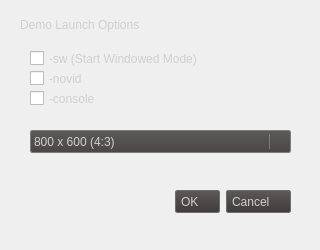
<?xml version="1.0" encoding="UTF-8"?>
<ui version="4.0">
 <class>DemoOptions</class>
 <widget class="QDialog" name="DemoOptions">
  <property name="windowModality">
   <enum>Qt::ApplicationModal</enum>
  </property>
  <property name="geometry">
   <rect>
    <x>0</x>
    <y>0</y>
    <width>320</width>
    <height>250</height>
   </rect>
  </property>
  <property name="minimumSize">
   <size>
    <width>320</width>
    <height>250</height>
   </size>
  </property>
  <property name="maximumSize">
   <size>
    <width>320</width>
    <height>250</height>
   </size>
  </property>
  <property name="windowTitle">
   <string>Dialog</string>
  </property>
  <property name="styleSheet">
   <string notr="true">QListWidget::item:hover, QTreeWidget::item:hover {
	background-color: none;
  border:none;
color:white;
}
QListWidget::item:selected, QTreeWidget::item:selected {
  border:none;
	background-color: rgb(49, 65, 89);
color:white;
}

QHeaderView::section {
     background-color: #4d4b48;
     color: rgb(165,165,165);
     padding:3px 0 3px 5px;
     border-left:1px solid rgba(0,0,0, 40);border-right:none;border-top:none;border-bottom:none;
text-transform:uppercase;
	font: 10px &quot;Arial&quot;;
 }
QHeaderView::section:hover {
     color: rgb(255,255,255);
 }

 /* style the sort indicator */
 QHeaderView::down-arrow {
	image: url(:/icons/icons/steam/icon_down_default.tga);
 }

 QHeaderView::up-arrow {
	image: url(:/icons/icons/steam/icon_up_default.tga);
 }


QScrollBar {
background: rgba(215, 214, 213, 10)/*#5d5a58*/;
border:none;
border-style:none;
}
QScrollBar:horizontal {
         
	background-color: qlineargradient(spread:pad, x1:0, y1:0, x2:1, y2:0, stop:0 rgba(50, 50, 50, 255), stop:0.5 rgba(0, 0, 0, 0));
         height: 15px;
         margin: 0px 23px 1 23px;
     }

     QScrollBar::handle:horizontal {
         background:  #615f5c;
         min-width: 20px;
         border: 1px solid #615f5c;
    	 border-width: 1px;
     	border-radius: 2px;
         image: url(:/icons/icons/steam/icon_scroll_handle.tga);
     }

     QScrollBar::handle:horizontal:hover {
         background: #64615e;
         border: 1px solid #64615e;
     }
     QScrollBar::handle:vertical:hover {
         background: #64615e;
         border: 1px solid #64615e;
     }

     QScrollBar::add-line:horizontal {
	image: url(:/icons/icons/steam/icon_right_default.tga);
         background: #5d5a58;
         width: 19px;
	margin:0px 1px 1px 0; 
         subcontrol-position: right;
         subcontrol-origin: margin;
         border: 1px solid #5e5b58;
     border-width: 1px;
     border-radius: 2px;
     }

     QScrollBar::sub-line:horizontal {
	image: url(:/icons/icons/steam/icon_left_default.tga);
         background: #5e5b58;
         width: 19px;
         subcontrol-position: top left;
         subcontrol-origin: margin;
       border: 1px solid #5d5a58;
margin:0 0 1px 1px; 
     border-width: 1px;
     border-radius: 2px;
     }

     QScrollBar::add-line:horizontal:hover {
         background: #64615e;
         border: 1px solid #64615e;
     }
     QScrollBar::sub-line:horizontal:hover {
         background: #64615e;
         border: 1px solid #64615e;
     }

     QScrollBar:left-arrow:horizontal, QScrollBar::right-arrow:horizontal {
     }

     QScrollBar::add-page:horizontal, QScrollBar::sub-page:horizontal {
         background: none;
     }




QScrollBar:vertical {
	background: qlineargradient(spread:pad, x1:0, y1:1, x2:0, y2:0, stop:0.5 rgba(10, 10, 10, 0), stop:1 rgba(50, 50, 50, 255));
         width: 15px;
         margin: 23px 1px 24px 0;
     }

     QScrollBar::handle:vertical {
         background:  #615f5c;
         min-height: 20px;
         border: 1px solid #615f5c;
    	 border-width: 1px;
     border-radius: 2px;
image: url(:/icons/icons/steam/icon_scroll_handle.tga);
     }

     QScrollBar::add-line:vertical {
         background: #5d5a58;
         height: 19px;
	margin:1px 1px 1px 0; 
         subcontrol-position: bottom;
         subcontrol-origin: margin;
         border: 1px solid #5d5a58;
     border-width: 1px;
     border-radius: 2px;
	image: url(:/icons/icons/steam/icon_down_default.tga);
     }

     QScrollBar::add-line:vertical:hover {
         background: #64615e;
         border: 1px solid #64615e;
     }


     QScrollBar::sub-line:vertical {
         background: #5d5a58;
         height: 19px;
         subcontrol-position: top left;
         subcontrol-origin: margin;
       border: 1px solid #5d5a58;
margin:1px 1px 0 0 ; 
     border-width: 1px;
     border-radius: 2px;
	image: url(:/icons/icons/steam/icon_up_default.tga);
     }
     QScrollBar::sub-line:vertical:hover {
         background: #64615e;
         border: 1px solid #64615e;
     }
     QScrollBar:up-arrow:vertical, QScrollBar::down-arrow:vertical {
         width: 3px;
         height: 3px;
     }

     QScrollBar::add-page:vertical, QScrollBar::sub-page:vertical {
         background: none;

     }










 QPushButton {
	background-color: qlineargradient(spread:pad, x1:0, y1:0, x2:0, y2:1, stop:0 rgba(92, 89, 86, 255), stop:1 rgba(64, 59, 60, 255));
     border-style: solid;
     border-width: 1px;
     border-radius: 2px;
     border-color: rgba(112,109, 105, 255);
	color: rgb(218, 218, 218);
	text-align:left;
	padding-left:5px;
padding-right:20px;
	text-transform:uppercase;
	font: 10px &quot;Arial&quot;;
height:23px;
 }
 QPushButton:hover {
	background-color: qlineargradient(spread:pad, x1:0, y1:0, x2:0, y2:1, stop:0 rgba(103,100,97, 255), stop:1 rgba(64, 59, 60, 255));
     border-color: rgba(153,147,141, 255);
 }
 QPushButton:disabled {
	background-color:  qlineargradient(spread:pad, x1:0, y1:0, x2:0, y2:1, stop:0 rgba(103,100,97, 255), stop:1 rgba(64, 59, 60, 255));
     border-color:#666666;
color:#666666;
 }
QLabel#bar{background-color:#6b6865;}
 QPushButton#btn_close, QPushButton#btn_minimize {
     border-width: 0px;
	color: rgb(218, 218, 218);
	text-align:left;
	padding-left:0px;
background:none;
 }

QMessageBox, QInputDialog {background-color: qlineargradient(spread:pad, x1:0, y1:0, x2:0, y2:1, stop:0 rgba(92, 89, 86, 255), stop:1 rgba(64, 59, 60, 255));}
 QPushButton:pressed {
	background-color: qlineargradient(spread:pad, x1:0, y1:0, x2:0, y2:1, stop:0 rgba(56,54,53, 255), stop:1 rgba(73,71,69, 255));
     border-color: rgba(112,109,105, 255);
 }

QWidget {color: rgba(209, 207, 205, 255);}
QWidget:disabled {color: rgba(209, 207, 205, 100);}

QGroupBox {border:none;}

QLineEdit {
	background-color: rgba(57,55,54, 255);
     border-style: solid;
     border-width: 1px;
     border-radius: 2px;
     border-color: rgba(112,109, 105, 255);
padding-left:5px;
	color: rgb(218, 218, 218);
 }

QComboBox {
     border: 1px solid #807c78;
     border-radius: 2px;
     padding: 1px 1px 1px 3px;
     min-width: 6em;
 }

 QComboBox:hover {

	background:  #4a4846;
 }
 QComboBox:editable {

	background: qlineargradient(spread:pad, x1:0, y1:0, x2:0, y2:1, stop:0 #5c5956, stop:1 #4a4846);
 }

 QComboBox:!editable, QComboBox::drop-down:editable {

	background: qlineargradient(spread:pad, x1:0, y1:0, x2:0, y2:1, stop:0 #5c5956, stop:1 #4a4846);
 }

 /* QComboBox gets the &quot;on&quot; state when the popup is open */
 QComboBox:!editable:on, QComboBox::drop-down:editable:on {

	background: qlineargradient(spread:pad, x1:0, y1:0, x2:0, y2:1, stop:0 #5c5956, stop:1 #4a4846);
 }

 QComboBox:on { /* shift the text when the popup opens */
 }

 QComboBox::drop-down {
     subcontrol-origin: padding;
     subcontrol-position: top right;
     width: 20px;
	height:15px;
	margin-top:3px;
     border-left-width: 1px;
     border-left-color: #807c78;
     border-left-style: solid; /* just a single line */
     border-top-right-radius: 2px; /* same radius as the QComboBox */
     border-bottom-right-radius: 2px;
 }

 QComboBox::down-arrow {
	right: 1px;
     image: url(:/icons/dropdown.png);
 }

 QComboBox::down-arrow:on { /* shift the arrow when popup is open */
 }

QComboBox QAbstractItemView {
	margin-top:1px;
     border: 1px solid #807c78;
     border-radius: 2px;
     background: qlineargradient(spread:pad, x1:0, y1:0, x2:0, y2:1, stop:0 #5c5956, stop:1 #4a4846);
 }
QComboBox QAbstractItem {
margin:5px;
 }








 QListWidget,QPlainTextEdit, QTreeWidget {
	background-image: url(:/icons/viewbg.jpg);
background-repeat:repeat-x;
/*	background-color: qlineargradient(spread:pad, x1:0, y1:0, x2:0, y2:1, stop:0 rgba(56,54,53, 255), stop:1 rgba(73,71,69, 255));*/
     border-style: solid;
     border-width: 1px;
     border-radius: 2px;
     border-color: rgba(112,109, 105, 255);
	color: rgb(218, 218, 218);
background-color:#242322;
background-attachment:fixed;
 }
QTreeWidget { 

}

QTabWidget::pane { /* The tab widget frame */
	border-color: #6b6865; /* same as the pane color */
	border-top:0px solid;

}

QTabWidget::tab-bar {
	left: 0px; /* move to the right by 5px */
}

/* Style the tab using the tab sub-control. Note that it reads QTabBar _not_ QTabWidget */
QTabBar::tab {
	background-color:#4a4846;
	border-bottom-color: #6b6865; /* same as the pane color */
	border-bottom:0px solid;
	min-width: 5px;
	padding: 3px 20px 3px 8px;
	margin-right:2px;
	margin-bottom:2px;
	text-transform:uppercase;
	font: 10px &quot;Arial&quot;;
}

QTabBar::tab:hover {
background-color:#666360;
}

QTabBar::tab:selected {
	background-color: qlineargradient(spread:pad, x1:0, y1:0, x2:0, y2:1, stop:0 rgba(107, 104, 101, 255), stop:1 rgba(56, 54, 53, 255));
	margin-bottom:0px;
}

QTabBar::tab:!selected {

}</string>
  </property>
  <property name="modal">
   <bool>true</bool>
  </property>
  <widget class="QDialogButtonBox" name="buttonBox">
   <property name="geometry">
    <rect>
     <x>30</x>
     <y>190</y>
     <width>261</width>
     <height>23</height>
    </rect>
   </property>
   <property name="orientation">
    <enum>Qt::Horizontal</enum>
   </property>
   <property name="standardButtons">
    <set>QDialogButtonBox::Cancel|QDialogButtonBox::Ok</set>
   </property>
  </widget>
  <widget class="QCheckBox" name="checkBox">
   <property name="geometry">
    <rect>
     <x>30</x>
     <y>50</y>
     <width>260</width>
     <height>17</height>
    </rect>
   </property>
   <property name="text">
    <string>-sw (Start Windowed Mode)</string>
   </property>
  </widget>
  <widget class="QCheckBox" name="checkBox_2">
   <property name="geometry">
    <rect>
     <x>30</x>
     <y>70</y>
     <width>260</width>
     <height>17</height>
    </rect>
   </property>
   <property name="text">
    <string>-novid</string>
   </property>
  </widget>
  <widget class="QCheckBox" name="checkBox_3">
   <property name="geometry">
    <rect>
     <x>30</x>
     <y>90</y>
     <width>260</width>
     <height>17</height>
    </rect>
   </property>
   <property name="text">
    <string>-console</string>
   </property>
  </widget>
  <widget class="QComboBox" name="comboBox">
   <property name="geometry">
    <rect>
     <x>30</x>
     <y>130</y>
     <width>261</width>
     <height>23</height>
    </rect>
   </property>
   <item>
    <property name="text">
     <string>800 x 600 (4:3)</string>
    </property>
   </item>
   <item>
    <property name="text">
     <string>1024 x 768 (4:3)</string>
    </property>
   </item>
   <item>
    <property name="text">
     <string>1024×576 (16:9)</string>
    </property>
   </item>
   <item>
    <property name="text">
     <string>1280×720 (16:9)</string>
    </property>
   </item>
  </widget>
  <widget class="QLabel" name="BGIMG">
   <property name="geometry">
    <rect>
     <x>0</x>
     <y>0</y>
     <width>320</width>
     <height>250</height>
    </rect>
   </property>
   <property name="text">
    <string/>
   </property>
   <property name="pixmap">
    <pixmap resource="icons.qrc">:/icons/demo_options.png</pixmap>
   </property>
   <property name="scaledContents">
    <bool>false</bool>
   </property>
  </widget>
  <widget class="QLabel" name="apptitle">
   <property name="geometry">
    <rect>
     <x>10</x>
     <y>10</y>
     <width>301</width>
     <height>30</height>
    </rect>
   </property>
   <property name="text">
    <string>Demo Launch Options</string>
   </property>
   <property name="margin">
    <number>0</number>
   </property>
   <property name="indent">
    <number>10</number>
   </property>
  </widget>
  <zorder>BGIMG</zorder>
  <zorder>buttonBox</zorder>
  <zorder>checkBox</zorder>
  <zorder>checkBox_2</zorder>
  <zorder>checkBox_3</zorder>
  <zorder>comboBox</zorder>
  <zorder>apptitle</zorder>
 </widget>
 <resources>
  <include location="icons.qrc"/>
  <include location="icons.qrc"/>
 </resources>
 <connections>
  <connection>
   <sender>buttonBox</sender>
   <signal>accepted()</signal>
   <receiver>DemoOptions</receiver>
   <slot>accept()</slot>
   <hints>
    <hint type="sourcelabel">
     <x>248</x>
     <y>254</y>
    </hint>
    <hint type="destinationlabel">
     <x>157</x>
     <y>274</y>
    </hint>
   </hints>
  </connection>
  <connection>
   <sender>buttonBox</sender>
   <signal>rejected()</signal>
   <receiver>DemoOptions</receiver>
   <slot>reject()</slot>
   <hints>
    <hint type="sourcelabel">
     <x>316</x>
     <y>260</y>
    </hint>
    <hint type="destinationlabel">
     <x>286</x>
     <y>274</y>
    </hint>
   </hints>
  </connection>
 </connections>
</ui>
